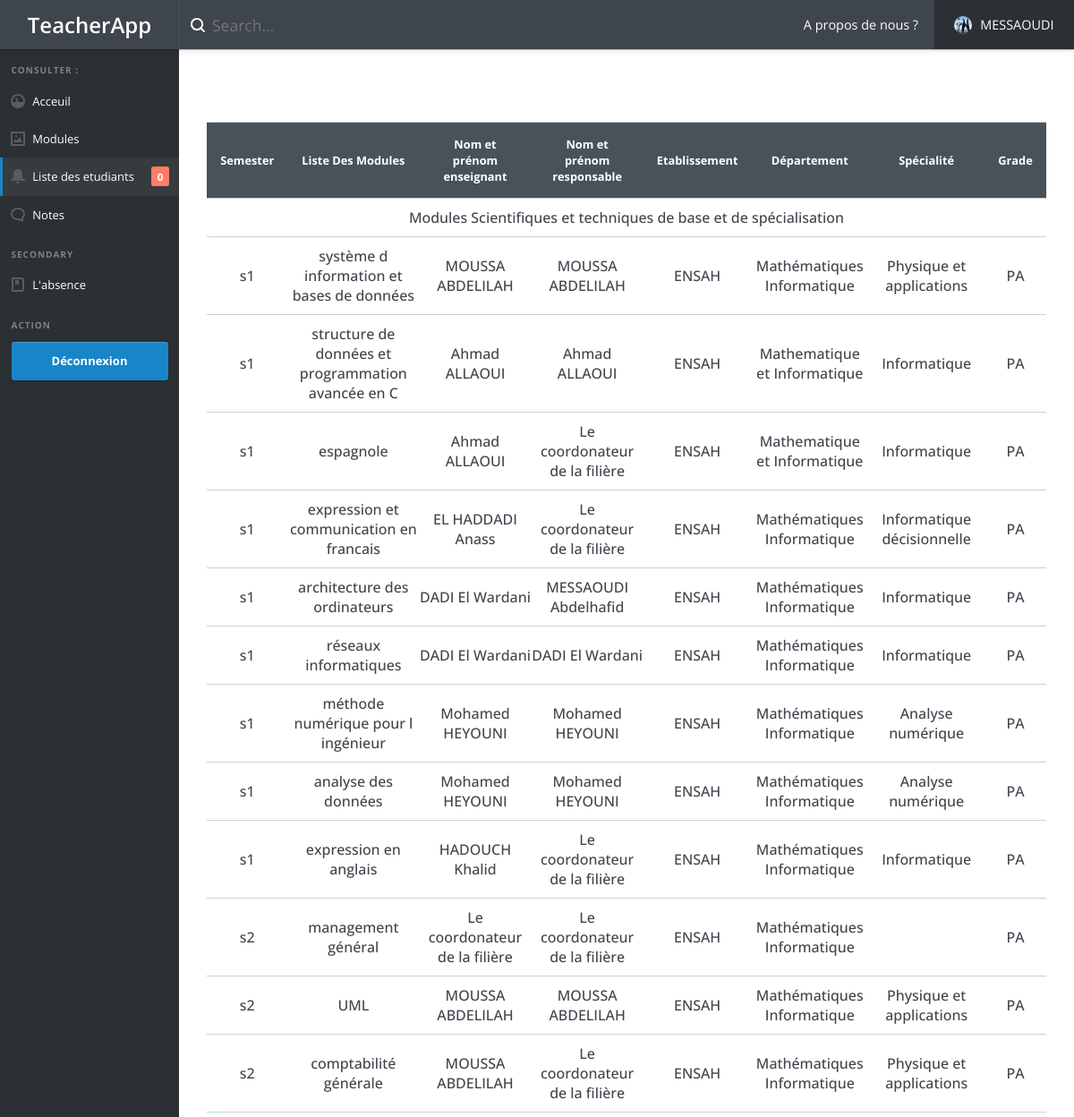
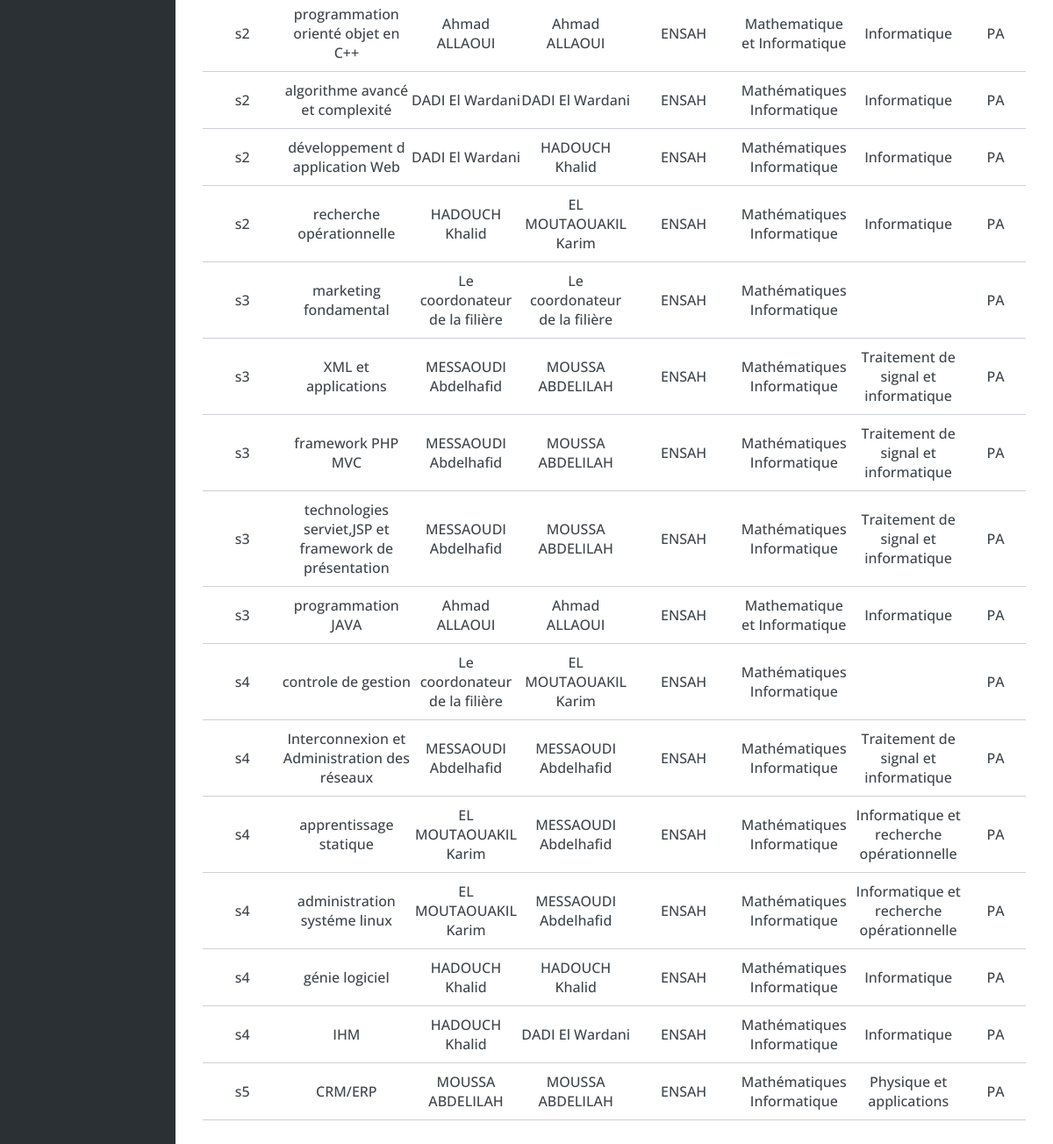
/consulterdescriptif.php (signed in), run on the app's committed database (2 pictures, top to bottom).
### tables this page shows
CREATE TABLE IF NOT EXISTS `module` (
  `Id_module` int(8) NOT NULL AUTO_INCREMENT,
  `Intitulé` text NOT NULL,
  `Idresponsable` int(8) NOT NULL,
  `Id_personne` int(8) NOT NULL,
  `Semestre` varchar(100) NOT NULL,
  PRIMARY KEY (`Id_module`),
  KEY `Id_personne` (`Id_personne`)
);

CREATE TABLE IF NOT EXISTS `personne` (
  `Id_personne` int(100) NOT NULL,
  `Nom` varchar(100) NOT NULL,
  `Prenom` varchar(100) NOT NULL,
  `Adr_mail` varchar(100) NOT NULL,
  `Role` varchar(100) NOT NULL,
  `login_personne` varchar(100) NOT NULL,
  `Password_personne` varchar(100) NOT NULL,
  `photoProfil` varchar(200) NOT NULL,
  `Département` varchar(100) NOT NULL,
  `spécialité` varchar(100) NOT NULL,
  `grade` varchar(100) NOT NULL,
  `Nomprenom` varchar(100) NOT NULL,
  PRIMARY KEY (`Id_personne`)
);

### consulterdescriptif.php (the view, shortened to what this page needs)
<?php
if(isset($_SESSION['login'])) {
require 'inc/header.php';
            echo '<table id=table1
              { style="
                font-weight:500;
                padding: 10px;
                font-size: 0.8em;"
            }>';
            echo '<thead>';
            echo '<tr>
                        <th>Semester</th>
                        <th>Liste Des Modules</th>
                        <th>Nom et prénom enseignant</th>
                        <th>Nom et prénom responsable</th>
                        <th>Etablissement</th>
                        <th>Département</th>
                        <th>Spécialité</th>
                        <th>Grade</th>
                </tr>';
            echo '</thead>';
            echo '<tr>';
            echo '<td colspan="9">Modules Scientifiques et techniques de base et de spécialisation</td>';
            echo '</tr>';
            echo '<tbody>';
            for($i=1;$i<=5;$i++)
                {
                    $var1="s".$i;
                    $requete1="SELECT Intitulé,Département,Idresponsable,module.Id_personne,spécialité,grade  FROM module,personne  WHERE semestre='".$var1."'  AND personne.Id_personne=module.Id_personne  ORDER BY Prenom";
                    $resulte=$conn->query($requete1);
                if(!$resulte)
                {
                    echo"Lecture impossible ";
                }
                else
                {
                            foreach($conn->query($requete1) as $row1)
                            {
                                        $requete3="SELECT Nom,Prenom FROM personne WHERE Id_personne='".$row1['Id_personne']."' ";
                                        $requete4="SELECT Nom,Prenom FROM personne WHERE personne.Id_personne='".$row1['Idresponsable']."' ";
                                echo '<tr>';
                                echo '<td>';echo "s".$i;echo '</td>';
                                echo '<td>' .$row1["Intitulé"].'</td>';
                                foreach($conn->query($requete3) as $row3)
                                    {
                                    $NomEnseignant=$row3['Nom']." ".$row3['Prenom'];
                                    echo '<td>' . $NomEnseignant.'</td>';
                                    }
                                foreach($conn->query($requete4) as $row4)
                                    {
                                    $NomResponsable=$row4['Nom']." ".$row4['Prenom'];
                                    echo '<td>' . $NomResponsable.'</td>';
                                    }
                                echo '<td> ENSAH </td>';
                                echo '<td>'. $row1["Département"].'</td>';
                                echo '<td>'. $row1["spécialité"] .'</td>';
                                echo '<td>'. $row1["grade"].'</td>';
                                echo'</tr>';
                           }
                }
                }
                echo '</tbody>';
                echo '</table>';
    ?>
<?php require 'inc/footer.php'; }
else
        header('Location: authentification/login.php');?>

### inc/header.php (shortened to what this page needs)
<?php
$donnees=[];
?>
<!doctype html>
<html lang="en">
<head>
  <link rel="stylesheet" href="assets/css/style.css">
  <link rel="stylesheet" href="https://use.fontawesome.com/releases/v5.8.1/css/all.css">
  <link rel="stylesheet" href="assets/css/style2.css">
</head>
<body>
  <header class="cd-main-header js-cd-main-header" id="header">
    <div class="cd-logo-wrapper">
      <a href="presentation.php" class="cd-logo" target="_blank">
        TeacherApp
      </a>
    </div>
  <div class="cd-search js-cd-search" id="ss">
    <form method="GET" action="search.php" id="searchForm">
      <input class="reset" type="search" name="q" placeholder="Search..." id="searchBox">
    </form>
  </div>
    <ul class="cd-nav__list js-cd-nav__list">
       <li class="cd-nav__item"><a href="presentation.php">A propos de nous ?</a></li>
      <li class="cd-nav__item cd-nav__item--has-children cd-nav__item--account js-cd-item--has-children">
        <a href="#0">
        <img src="<?php echo 'assets/img/'.$_SESSION['img']; ?>" width="900px" style="border-radius: 50%;">
        <span><?php if(isset($_SESSION['login'])) {echo $_SESSION['login'];} ?></span>
      </a>
      </li>
    </ul>
  </header>
  <main class="cd-main-content">
  <nav class="cd-side-nav js-cd-side-nav">
    <div id="nav">
    <ul class="cd-side__list js-cd-side__list">
      <li class="cd-side__label"><span>Consulter :</span></li>
      <li class="cd-side__item cd-side__item--has-children cd-side__item--overview js-cd-item--has-children">
        <a href="Bonjour.php">Acceuil</a>
       </li>
      <li class="cd-side__item cd-side__item--has-children cd-side__item--images js-cd-item--has-children">
          <a href="#0">Modules</a>
        </li>
        <li class="cd-side__item cd-side__item--has-children cd-side__item--notifications cd-side__item--selected js-cd-item--has-children">
          <a href="listeglobale_etud.php">Liste des etudiants<span class="cd-count"><?php echo count($donnees);?></span></a>
        </li>
        <li class="cd-side__item cd-side__item--has-children cd-side__item--comments js-cd-item--has-children">
          <a href="#0">Notes</a>
       </li>
     </ul>
     <ul class="cd-side__list js-cd-side__list">
      <li class="cd-side__label"><span>Secondary</span></li>
      <li class="cd-side__item cd-side__item--has-children cd-side__item--bookmarks js-cd-item--has-children">
        <a href="absence.php">L'absence</a>
     </li>
  </ul>
  <ul class="cd-side__list js-cd-side__list">
    <li class="cd-side__label"><span>Action</span></li>
    <li class="cd-side__btn"><a href="deconnecter.php"><button class="reset">Déconnexion</button></a></li>
  </ul>
</nav>
<div class="cd-content-wrapper">
  <div class="text-component text--center">

### inc/footer.php (shortened to what this page needs)
     </div>
    </div>
  </main>
</body>
</html>

### assets/css/style2.css (style rules this page uses)
#header .cd-logo-wrapper a.cd-logo { color:red; font-weight: 550; font-size: 1.2em; color :white; }
#table1 { width:100%; }
#table1 thead { border-top: 1px solid #ccd0d5; background-color: #495159; }
#table1 thead tr th { font-weight:700; padding: 15px; color:white; font-size: 0.8em; }
#table1 tbody tr { border-top: 1px solid #ccd0d5; border-bottom: 1px solid #ccd0d5; }
#table1 tbody tr td { padding:10px 0px; }
div#ss form#searchForm input#searchBox { display: inline; width: 100%; }
nav div#nav { position: sticky; }

### data on the page
module: Intitulé "système d information et bases de données", Id_personne.Département "Mathématiques Informatique", Id_personne.spécialité "Physique et applications", Id_personne.grade "PA"
personne: NomEnseignant "MOUSSA ABDELILAH", NomResponsable "MOUSSA ABDELILAH"
module: Intitulé "structure de données et programmation avancée en C", Id_personne.Département "Mathematique et Informatique", Id_personne.spécialité "Informatique", Id_personne.grade "PA"
personne: NomEnseignant "Ahmad ALLAOUI", NomResponsable "Ahmad ALLAOUI"
module: Intitulé "espagnole", Id_personne.Département "Mathematique et Informatique", Id_personne.spécialité "Informatique", Id_personne.grade "PA"
personne: NomResponsable "Le coordonateur de la filière", NomEnseignant "Le coordonateur de la filière"
module: Intitulé "expression et communication en francais", Id_personne.Département "Mathématiques Informatique", Id_personne.spécialité "Informatique décisionnelle", Id_personne.grade "PA"
personne: NomEnseignant "EL HADDADI Anass"
module: Intitulé "architecture des ordinateurs", Id_personne.Département "Mathématiques Informatique", Id_personne.spécialité "Informatique", Id_personne.grade "PA"
personne: NomEnseignant "DADI El Wardani", NomResponsable "DADI El Wardani"
personne: NomResponsable "MESSAOUDI Abdelhafid"
module: Intitulé "réseaux informatiques", Id_personne.Département "Mathématiques Informatique", Id_personne.spécialité "Informatique", Id_personne.grade "PA"
module: Intitulé "méthode numérique pour l ingénieur", Id_personne.Département "Mathématiques Informatique", Id_personne.spécialité "Analyse numérique", Id_personne.grade "PA"
personne: NomEnseignant "Mohamed HEYOUNI", NomResponsable "Mohamed HEYOUNI"
module: Intitulé "analyse des données", Id_personne.Département "Mathématiques Informatique", Id_personne.spécialité "Analyse numérique", Id_personne.grade "PA"
module: Intitulé "expression en anglais", Id_personne.Département "Mathématiques Informatique", Id_personne.spécialité "Informatique", Id_personne.grade "PA"
personne: NomEnseignant "HADOUCH Khalid", NomResponsable "HADOUCH Khalid"
module: Intitulé "management général", Id_personne.Département "Mathématiques Informatique", Id_personne.grade "PA"
module: Intitulé "UML", Id_personne.Département "Mathématiques Informatique", Id_personne.spécialité "Physique et applications", Id_personne.grade "PA"
module: Intitulé "comptabilité générale", Id_personne.Département "Mathématiques Informatique", Id_personne.spécialité "Physique et applications", Id_personne.grade "PA"
module: Intitulé "programmation orienté objet en C++", Id_personne.Département "Mathematique et Informatique", Id_personne.spécialité "Informatique", Id_personne.grade "PA"
module: Intitulé "algorithme avancé et complexité", Id_personne.Département "Mathématiques Informatique", Id_personne.spécialité "Informatique", Id_personne.grade "PA"
module: Intitulé "développement d application Web", Id_personne.Département "Mathématiques Informatique", Id_personne.spécialité "Informatique", Id_personne.grade "PA"
module: Intitulé "recherche opérationnelle", Id_personne.Département "Mathématiques Informatique", Id_personne.spécialité "Informatique", Id_personne.grade "PA"
personne: NomResponsable "EL MOUTAOUAKIL Karim", NomEnseignant "EL MOUTAOUAKIL Karim"
module: Intitulé "marketing fondamental", Id_personne.Département "Mathématiques Informatique", Id_personne.grade "PA"
module: Intitulé "XML et applications", Id_personne.Département "Mathématiques Informatique", Id_personne.spécialité "Traitement de signal et informatique", Id_personne.grade "PA"
personne: NomEnseignant "MESSAOUDI Abdelhafid", NomResponsable "MESSAOUDI Abdelhafid"
module: Intitulé "framework PHP MVC", Id_personne.Département "Mathématiques Informatique", Id_personne.spécialité "Traitement de signal et informatique", Id_personne.grade "PA"
module: Intitulé "technologies serviet,JSP et framework de présentation", Id_personne.Département "Mathématiques Informatique", Id_personne.spécialité "Traitement de signal et informatique", Id_personne.grade "PA"
module: Intitulé "programmation JAVA", Id_personne.Département "Mathematique et Informatique", Id_personne.spécialité "Informatique", Id_personne.grade "PA"
module: Intitulé "controle de gestion", Id_personne.Département "Mathématiques Informatique", Id_personne.grade "PA"
module: Intitulé "Interconnexion et Administration des réseaux", Id_personne.Département "Mathématiques Informatique", Id_personne.spécialité "Traitement de signal et informatique", Id_personne.grade "PA"
module: Intitulé "apprentissage statique", Id_personne.Département "Mathématiques Informatique", Id_personne.spécialité "Informatique et recherche opérationnelle", Id_personne.grade "PA"
module: Intitulé "administration systéme linux", Id_personne.Département "Mathématiques Informatique", Id_personne.spécialité "Informatique et recherche opérationnelle", Id_personne.grade "PA"
module: Intitulé "génie logiciel", Id_personne.Département "Mathématiques Informatique", Id_personne.spécialité "Informatique", Id_personne.grade "PA"
module: Intitulé "IHM", Id_personne.Département "Mathématiques Informatique", Id_personne.spécialité "Informatique", Id_personne.grade "PA"
module: Intitulé "CRM/ERP", Id_personne.Département "Mathématiques Informatique", Id_personne.spécialité "Physique et applications", Id_personne.grade "PA"

### other printed values
$_SESSION['login'] "MESSAOUDI"
count($donnees) "0"
